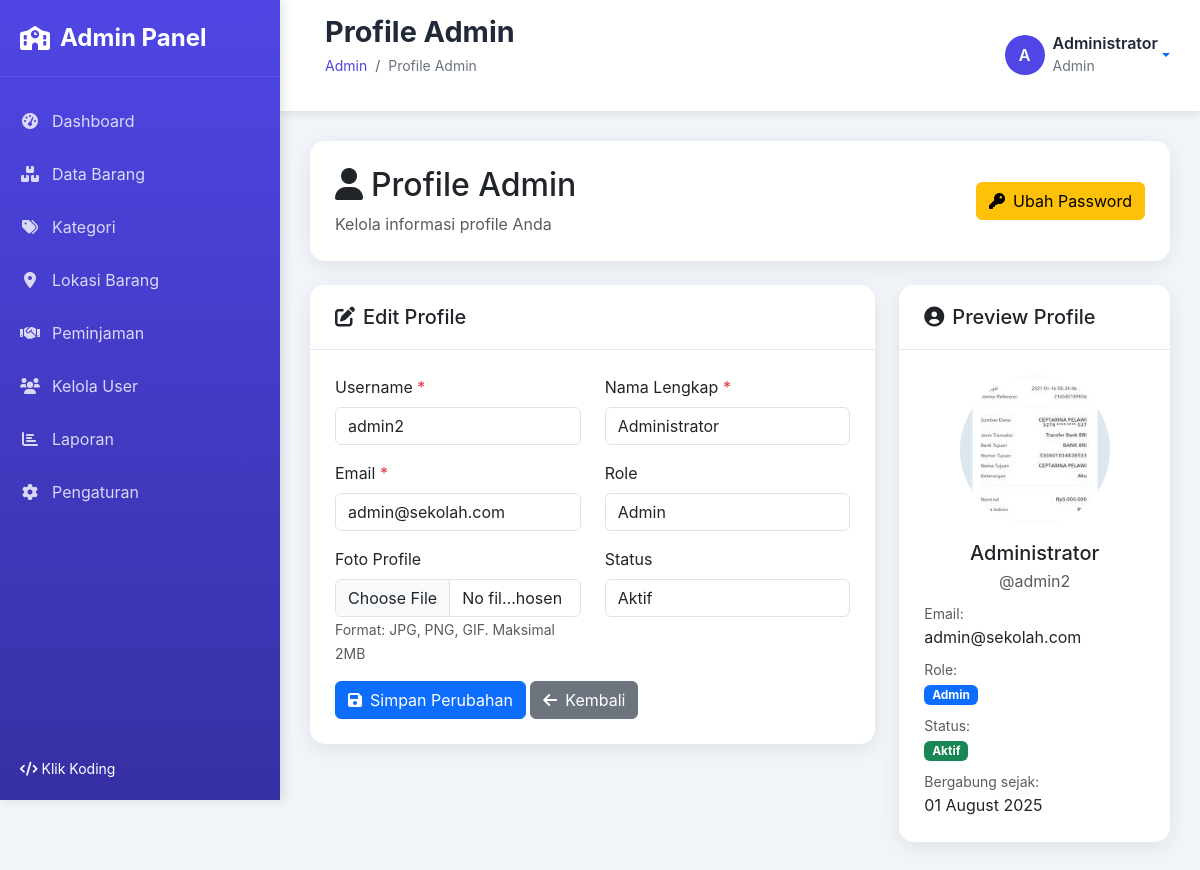
Screenshot of /admin/profile.php (signed in) with the database file from the repository.
### tables this page shows
CREATE TABLE `users` (
  `id` int NOT NULL,
  `username` varchar(50) NOT NULL,
  `password` varchar(255) NOT NULL,
  `nama_lengkap` varchar(100) NOT NULL,
  `email` varchar(100) DEFAULT NULL,
  `role` enum('admin','petugas','user') DEFAULT 'user',
  `status` enum('aktif','nonaktif') DEFAULT 'aktif',
  `foto` varchar(255) DEFAULT NULL,
  `created_at` timestamp NULL DEFAULT CURRENT_TIMESTAMP,
  `updated_at` timestamp NULL DEFAULT CURRENT_TIMESTAMP ON UPDATE CURRENT_TIMESTAMP
);

### admin/profile.php (the view, shortened to what this page needs)
<?php
require_once 'includes/header.php';
$user_id = $_SESSION['user_id'];
try {
    $pdo = new PDO("mysql:host=localhost;dbname=inventaris_sekolah", "root", "");
    $pdo->setAttribute(PDO::ATTR_ERRMODE, PDO::ERRMODE_EXCEPTION);
    $stmt = $pdo->prepare("SELECT * FROM users WHERE id = ?");
    $stmt->execute([$user_id]);
    $user = $stmt->fetch(PDO::FETCH_ASSOC);
} catch(Exception $e) {
    echo "<script>alert('Terjadi kesalahan sistem!'); window.location.href='dashboard.php';</script>";
    exit();
}
?>
<div class="row mb-4">
    <div class="col-12">
        <div class="card">
            <div class="card-body">
                <div class="row align-items-center">
                    <div class="col-md-8">
                        <h2 class="mb-2">
                            <i class="fas fa-user me-2"></i>Profile Admin
                        </h2>
                        <p class="text-muted mb-0">Kelola informasi profile Anda</p>
                    </div>
                    <div class="col-md-4 text-md-end">
                        <a href="change-password.php" class="btn btn-warning">
                            <i class="fas fa-key me-2"></i>Ubah Password
                        </a>
                    </div>
                </div>
            </div>
        </div>
    </div>
</div>
<div class="row">
    <div class="col-lg-8">
        <div class="card">
            <div class="card-header">
                <h5 class="mb-0">
                    <i class="fas fa-edit me-2"></i>Edit Profile
                </h5>
            </div>
            <div class="card-body">
                <form method="POST" enctype="multipart/form-data">
                    <div class="row">
                        <div class="col-md-6 mb-3">
                            <label for="username" class="form-label">Username <span class="text-danger">*</span></label>
                            <input type="text" class="form-control" id="username" name="username"
                                   value="<?= htmlspecialchars($user['username']) ?>" required>
                        </div>
                        <div class="col-md-6 mb-3">
                            <label for="nama_lengkap" class="form-label">Nama Lengkap <span class="text-danger">*</span></label>
                            <input type="text" class="form-control" id="nama_lengkap" name="nama_lengkap"
                                   value="<?= htmlspecialchars($user['nama_lengkap']) ?>" required>
                        </div>
                        <div class="col-md-6 mb-3">
                            <label for="email" class="form-label">Email <span class="text-danger">*</span></label>
                            <input type="email" class="form-control" id="email" name="email"
                                   value="<?= htmlspecialchars($user['email']) ?>" required>
                        </div>
                        <div class="col-md-6 mb-3">
                            <label for="role" class="form-label">Role</label>
                            <input type="text" class="form-control" id="role"
                                   value="<?= ucfirst($user['role']) ?>" readonly>
                        </div>
                        <div class="col-md-6 mb-3">
                            <label for="foto" class="form-label">Foto Profile</label>
                            <input type="file" class="form-control" id="foto" name="foto" accept="image/*">
                            <small class="text-muted">Format: JPG, PNG, GIF. Maksimal 2MB</small>
                        </div>
                        <div class="col-md-6 mb-3">
                            <label for="status" class="form-label">Status</label>
                            <input type="text" class="form-control" id="status"
                                   value="<?= ucfirst($user['status']) ?>" readonly>
                        </div>
                    </div>
                    <div class="row">
                        <div class="col-12">
                            <button type="submit" class="btn btn-primary">
                                <i class="fas fa-save me-2"></i>Simpan Perubahan
                            </button>
                            <a href="dashboard.php" class="btn btn-secondary">
                                <i class="fas fa-arrow-left me-2"></i>Kembali
                            </a>
                        </div>
                    </div>
                </form>
            </div>
        </div>
    </div>
    <div class="col-lg-4">
        <div class="card">
            <div class="card-header">
                <h5 class="mb-0">
                    <i class="fas fa-user-circle me-2"></i>Preview Profile
                </h5>
            </div>
            <div class="card-body text-center">
                <div class="mb-3">
                    <?php if ($user['foto']): ?>
                        <img src="../uploads/<?= htmlspecialchars($user['foto']) ?>"
                             alt="Profile Photo" class="rounded-circle"
                             style="width: 150px; height: 150px; object-fit: cover;">
                    <?php endif; ?>
                </div>
                <h5 class="mb-1"><?= htmlspecialchars($user['nama_lengkap']) ?></h5>
                <p class="text-muted mb-2">@<?= htmlspecialchars($user['username']) ?></p>
                <div class="row text-start">
                    <div class="col-12 mb-2">
                        <small class="text-muted">Email:</small><br>
                        <span><?= htmlspecialchars($user['email']) ?></span>
                    </div>
                    <div class="col-12 mb-2">
                        <small class="text-muted">Role:</small><br>
                        <span class="badge bg-primary"><?= ucfirst($user['role']) ?></span>
                    </div>
                    <div class="col-12 mb-2">
                        <small class="text-muted">Status:</small><br>
                        <span class="badge bg-<?= $user['status'] == 'aktif' ? 'success' : 'danger' ?>">
                            <?= ucfirst($user['status']) ?>
                        </span>
                    </div>
                    <div class="col-12">
                        <small class="text-muted">Bergabung sejak:</small><br>
                        <span><?= date('d F Y', strtotime($user['created_at'])) ?></span>
                    </div>
                </div>
            </div>
        </div>
    </div>
</div>
<?php require_once 'includes/footer.php'; ?>

### admin/includes/header.php (style rules this page uses)
:root { --primary-color: #4f46e5; --primary-dark: #3730a3; --secondary-color: #7c3aed; --success-color: #10b981; --warning-color: #f59e0b; --danger-color: #ef4444; --dark-color: #1f2937; --light-color: #f8fafc; --gray-color: #6b7280; --sidebar-width: 280px; --header-height: 70px; }
* { margin: 0; padding: 0; box-sizing: border-box; }
body { font-family: 'Inter', -apple-system, BlinkMacSystemFont, 'Segoe UI', Roboto, sans-serif; background: #f1f5f9; overflow-x: hidden; }
.card { border: none; border-radius: 15px; box-shadow: 0 5px 20px rgba(0,0,0,0.08); transition: all 0.3s ease; }
.card-header { background: white; border-bottom: 1px solid #e5e7eb; border-radius: 15px 15px 0 0 !important; padding: 20px 25px; }
.card-body { padding: 25px; }

### rows the page displays
users: username "admin2", nama_lengkap "Administrator", email "admin@sekolah.com", role "Admin", status "Aktif", foto (picture), created_at "01 August 2025"

### other values shown
$page_title "Profile Admin"
substr($user_name, 0, 1) "A"
$user_name "Administrator"
$user_role "Admin"
